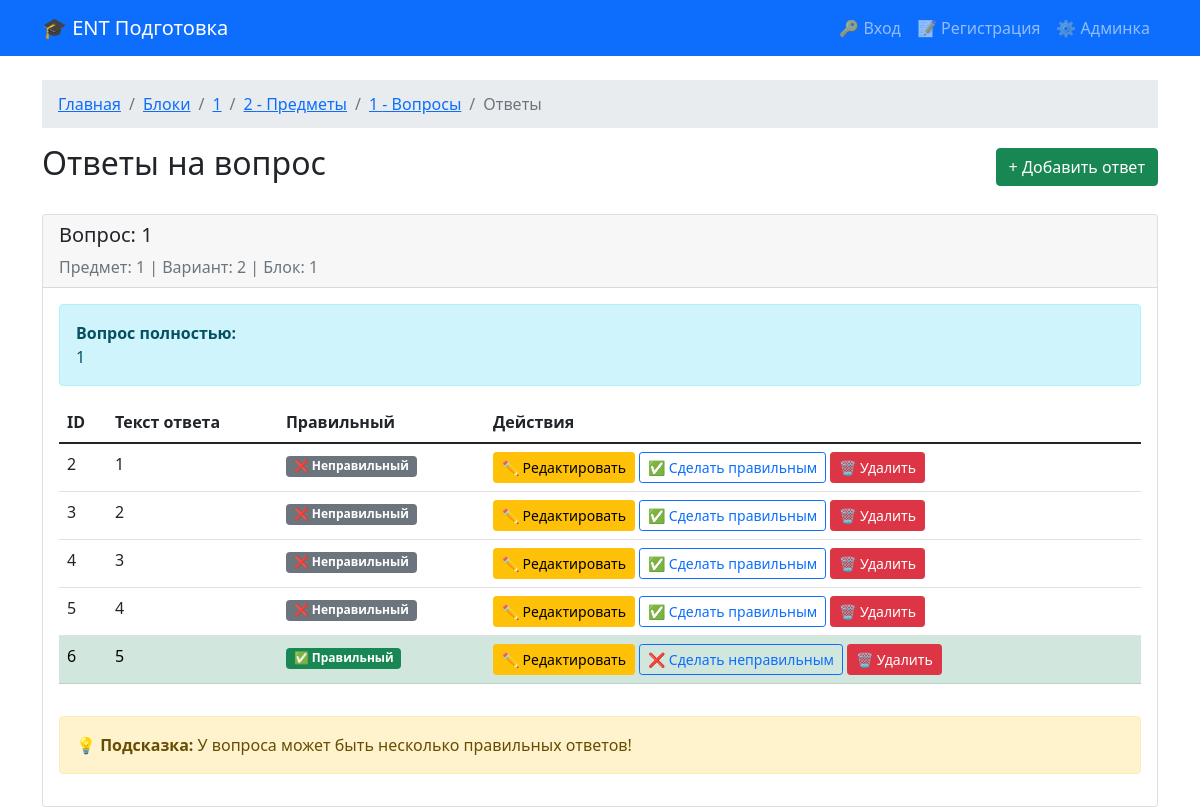
Page /admin/answers/2 on the committed database.
### tables this page shows
CREATE TABLE blocks (
    id INTEGER PRIMARY KEY AUTOINCREMENT,
    name TEXT NOT NULL UNIQUE,
    has_calculator BOOLEAN DEFAULT 0,
    has_periodic_table BOOLEAN DEFAULT 0
);

CREATE TABLE variants (
    id INTEGER PRIMARY KEY AUTOINCREMENT,
    block_id INTEGER NOT NULL,
    name TEXT NOT NULL,
    FOREIGN KEY (block_id) REFERENCES blocks(id) ON DELETE CASCADE
);

CREATE TABLE subjects (
    id INTEGER PRIMARY KEY AUTOINCREMENT,
    variant_id INTEGER NOT NULL,
    name TEXT NOT NULL,
    FOREIGN KEY (variant_id) REFERENCES variants(id) ON DELETE CASCADE
);

CREATE TABLE questions (
    id INTEGER PRIMARY KEY AUTOINCREMENT,
    subject_id INTEGER NOT NULL,
    text TEXT NOT NULL,
    FOREIGN KEY (subject_id) REFERENCES subjects(id) ON DELETE CASCADE
);

CREATE TABLE answers (
    id INTEGER PRIMARY KEY AUTOINCREMENT,
    question_id INTEGER NOT NULL,
    text TEXT NOT NULL,
    is_correct BOOLEAN NOT NULL DEFAULT 0,
    FOREIGN KEY (question_id) REFERENCES questions(id) ON DELETE CASCADE
);

### main.py (the view)
@app.route("/admin/answers/<int:question_id>")
def admin_answers(question_id):
    conn = get_db()
    question = conn.execute("""
        SELECT q.*, s.name as subject_name, s.variant_id, v.block_id, v.name as variant_name, b.name as block_name
        FROM questions q
        JOIN subjects s ON q.subject_id = s.id
        JOIN variants v ON s.variant_id = v.id
        JOIN blocks b ON v.block_id = b.id
        WHERE q.id=?
    """, (question_id,)).fetchone()
    answers = conn.execute("SELECT * FROM answers WHERE question_id=?", (question_id,)).fetchall()
    conn.close()
    if not question:
        flash("Вопрос не найден.", "error")
        return redirect(url_for("admin_blocks"))
    return render_template("admin_answers.html", question=question, answers=answers)

### main.py (called while the page is built)
def get_db():
    conn = sqlite3.connect(DB_NAME)
    conn.row_factory = sqlite3.Row
    conn.execute("PRAGMA foreign_keys = ON")
    return conn

### templates/admin_answers.html (shortened to what this page needs)
{% extends "base.html" %}
{% block title %}Ответы на вопрос{% endblock %}
{% block breadcrumb_items %}
    <li class="breadcrumb-item"><a href="{{ url_for('admin_blocks') }}">Блоки</a></li>
    <li class="breadcrumb-item"><a href="{{ url_for('admin_variants', block_id=question.block_id) }}">{{ question.block_name }}</a></li>
    <li class="breadcrumb-item"><a href="{{ url_for('admin_subjects', variant_id=question.variant_id) }}">{{ question.variant_name }} - Предметы</a></li>
    <li class="breadcrumb-item"><a href="{{ url_for('admin_questions', subject_id=question.subject_id) }}">{{ question.subject_name }} - Вопросы</a></li>
    <li class="breadcrumb-item active">Ответы</li>
{% endblock %}
{% block header_actions %}
    <button class="btn btn-success" data-bs-toggle="modal" data-bs-target="#addAnswerModal">
        + Добавить ответ
    </button>
{% endblock %}
{% block content %}
<div class="card">
    <div class="card-header">
        <h5>Вопрос: {{ question.text|truncate(50) }}</h5>
        <p class="mb-0 text-muted">Предмет: {{ question.subject_name }} | Вариант: {{ question.variant_name }} | Блок: {{ question.block_name }}</p>
    </div>
    <div class="card-body">
        <div class="alert alert-info">
            <strong>Вопрос полностью:</strong><br>
            {{ question.text }}
        </div>
        {% if answers %}
            <div class="table-responsive">
                <table class="table table-hover">
                    <thead>
                        <tr>
                            <th>ID</th>
                            <th>Текст ответа</th>
                            <th>Правильный</th>
                            <th>Действия</th>
                        </tr>
                    </thead>
                    <tbody>
                        {% for answer in answers %}
                        <tr class="{% if answer.is_correct %}table-success{% endif %}">
                            <td>{{ answer.id }}</td>
                            <td>
                                <div class="answer-text">{{ answer.text }}</div>
                            </td>
                            <td>
                                {% if answer.is_correct %}
                                    <span class="badge bg-success">✅ Правильный</span>
                                {% else %}
                                    <span class="badge bg-secondary">❌ Неправильный</span>
                                {% endif %}
                            </td>
                            <td>
                                <a href="{{ url_for('edit_answer', answer_id=answer.id) }}" class="btn btn-sm btn-warning">
                                    ✏️ Редактировать
                                </a>
                                <a href="{{ url_for('toggle_answer', answer_id=answer.id) }}?question_id={{ question.id }}" class="btn btn-sm btn-outline-primary">
                                    {% if answer.is_correct %}❌ Сделать неправильным{% else %}✅ Сделать правильным{% endif %}
                                </a>
                                <form action="{{ url_for('delete_answer', answer_id=answer.id) }}" method="POST" class="d-inline">
                                    <button type="submit" class="btn btn-sm btn-danger"
                                            onclick="return confirm('Удалить этот ответ?')">
                                        🗑️ Удалить
                                    </button>
                                </form>
                            </td>
                        </tr>
                        {% endfor %}
                    </tbody>
                </table>
            </div>
            <div class="alert alert-warning mt-3">
                <strong>💡 Подсказка:</strong> У вопроса может быть несколько правильных ответов!
            </div>
        {% else %}
            <div class="text-center py-5">
                <h4>К этому вопросу пока нет ответов</h4>
                <p class="text-muted">Добавьте первый ответ</p>
            </div>
        {% endif %}
    </div>
</div>
{% endblock %}

### templates/base.html (shortened to what this page needs)
<!DOCTYPE html>
<html lang="ru">
<head>
    <link href="https://cdn.jsdelivr.net/npm/bootstrap@5.1.3/dist/css/bootstrap.min.css" rel="stylesheet">
</head>
<body>
    <nav class="navbar navbar-expand-lg navbar-dark bg-primary">
        <div class="container">
            <a class="navbar-brand" href="{{ url_for('index') }}">🎓 ENТ Подготовка</a>
            <div class="collapse navbar-collapse" id="navbarNav">
                <div class="navbar-nav ms-auto">
                    {% if session.user_id %}
                        <span class="navbar-text me-3">Привет, {{ session.username }}!</span>
                        <a class="nav-link" href="{{ url_for('user_profile') }}">📊 Профиль</a>
                        <a class="nav-link" href="{{ url_for('logout') }}">🚪 Выход</a>
                    {% else %}
                        <a class="nav-link" href="{{ url_for('login') }}">🔑 Вход</a>
                        <a class="nav-link" href="{{ url_for('register') }}">📝 Регистрация</a>
                    {% endif %}
                    <a class="nav-link" href="{{ url_for('admin_blocks') }}">⚙️ Админка</a>
                </div>
            </div>
        </div>
    </nav>
    <div class="container mt-4">
        {% block breadcrumbs %}
        <nav aria-label="breadcrumb">
            <ol class="breadcrumb">
                <li class="breadcrumb-item"><a href="{{ url_for('index') }}">Главная</a></li>
                {% block breadcrumb_items %}{% endblock %}
            </ol>
        </nav>
        {% endblock %}
        <div class="d-flex justify-content-between align-items-center mb-4">
            <h2>{% block title %}{% endblock %}</h2>
            {% block header_actions %}{% endblock %}
        </div>
        {% block content %}{% endblock %}
    </div>
</body>
</html>

### templates/base.html (style rules this page uses)
.breadcrumb { padding: 0.75rem 1rem; margin-bottom: 1rem; background-color: #e9ecef; }

### templates/admin_answers.html (style rules this page uses)
.answer-text { max-width: 300px; word-wrap: break-word; }

### rows in the picture
blocks: block_name "1"
variants: variant_name "2"
subjects: subject_name "1"
questions: text "1"
answers: id "2", text "1", is_correct "❌ Неправильный"
answers: id "3", text "2", is_correct "❌ Неправильный"
answers: id "4", text "3", is_correct "❌ Неправильный"
answers: id "5", text "4", is_correct "❌ Неправильный"
answers: id "6", text "5", is_correct "✅ Правильный"
